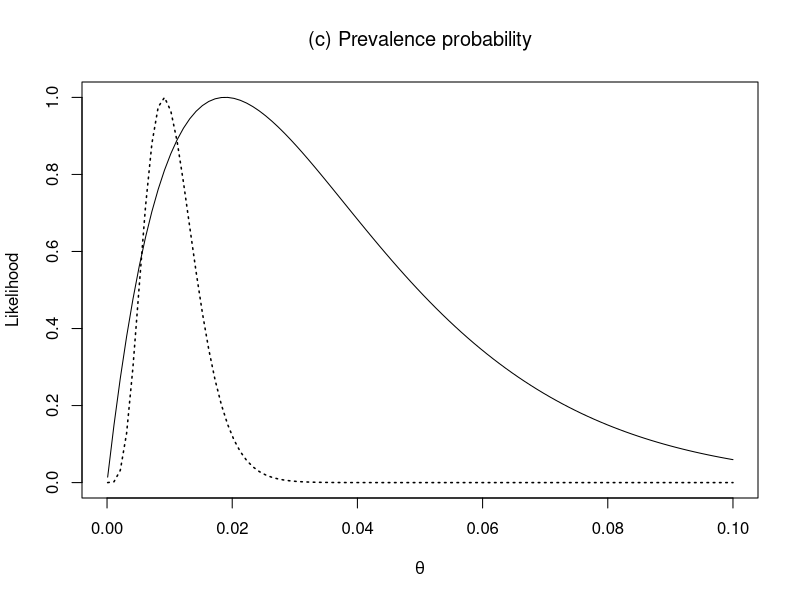

Recreate this plot in R.

# Examples 2.3
# ....................................... Ex 2-3: (c) neg-binomial:

theta<- seq(.0001,.1,len=100)
like <- dbinom(1,53,theta)
  like1<- like/max(like)

like<- dbinom(5,552,theta)
  like2<- like/max(like)

plot(c(0,.1),range(c(like1,like2)),type='n',
     xlab=expression(theta),
     ylab='Likelihood')
  lines(theta,like1)
  lines(theta,like2,lty='dotted',lwd=1.5)
  title(expression('(c) Prevalence probability'))

